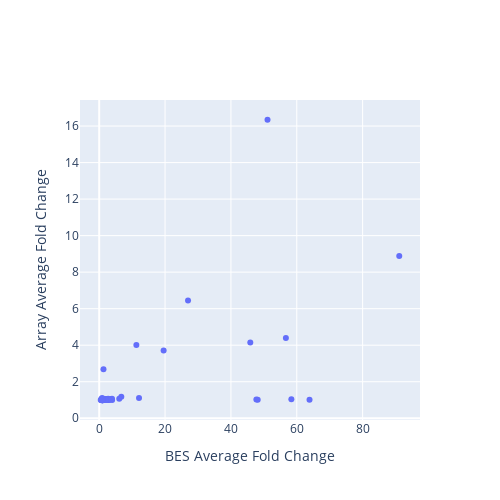

Notebook code for this chart:
### Code cell
# MC MES array
from plotly.subplots import make_subplots
import plotly.graph_objects as go
import plotly.io as pio

fig = make_subplots(
    rows=1,
    cols=1,
    #subplot_titles=["MES vs Main VSG"],
)

scatter = go.Scatter(
    x=merge['BES'],
    y=merge['array'],
    mode='markers',
    text=list(merge.index.values),
    hoverinfo='text',
    name='scatter',
    showlegend=False,
    # hovertemplate='%{text}'
)
fig.add_trace(scatter, row=1, col=1)

fig.update_layout(
    width=500,
    height=500,
    showlegend=False,
    hovermode='closest',
    xaxis_title="BES Average Fold Change",
    yaxis_title="Array Average Fold Change",
)

# Save as an exportable HTML file
pio.write_html(
    fig,
    file="BES_vs_array.html",   # change path/name if you like
    include_plotlyjs="cdn",
    full_html=True,
    auto_open=False,
)
fig

### Figure 1 — Plotly figure (JSON) as saved in the notebook; plotly's stock layout.template omitted (floating-point values rounded to 4 significant figures)
{"data": [{"hoverinfo": "text", "mode": "markers", "name": "scatter", "showlegend": false, "text": ["BDF2_1_KO48", "BDF3_1_KO24", "BET151_1_Drug12h", "BET151_1_Drug24h", "BET151_1_Drug3h", "BET151_1_Drug48h", "BET151_1_Drug6h", "BET151_1_Drug72h", "CAF1b_1_RNAi24", "CFB2_1_RNAi9", "DFO_1_DFO", "DFO_1_DFOFe", "DFO_1_Fe", "DRBD18_1_RNAi12", "H1_1_RNAi96", "H3H4_1_KOH3", "H3H4_1_KOH3J", "H3H4_1_KOH4", "H3H4_1_KOH4J", "H3H4_1_KOJ2", "H3H4_2_KO48", "H3H4_3_KO48", "H3_1_KOH3", "H3_1_KOH3J", "H3_1_KOJ", "IPMK_1_RNAi36", "IPMK_2_RNAi36", "MCMBP_1_KO24", "MCMBP_1_KO48", "PIP5Pase_1_KO", "PIP5Pase_2_D360A_N362A", "PNUTS_1_RNAi48", "RBP10_1_RNAi24", "RBP10_2_RNAi24", "RBP10_3_RNAi24", "RBP33_1_RNAi48", "RBP42_1_KO24", "RBP42_1_KO48", "RBP42_1_KO72", "RNaseH1_1_KO", "RNaseH2A_1_RNAi24", "RNaseH2A_2_RNAi36", "SET27_1_KO", "SET27_1_sKO", "SNF2PH_1_RNAi48", "TFR_1_RNAi24", "TbATR_1_RNAi24", "TbATR_2_RNAi36", "TbESB1_1_RNAi24", "TbESB1_2_KO48", "TbESB1_3_OE24", "TbHAT_1_RNAi48HAT1", "TbHAT_1_RNAi48HAT2", "TbPP1one_1_RNAi24", "TbPP1seven_1_RNAi24", "TbRAP1_1_2SD", "TbRAP1_1_5A", "TbRAP1_1_KO", "TbRAP1_2_dMyb", "TbSAP_1_RNAi72", "VEX1_1_Oe72", "VEX1_2_RNAi72", "VEX1_4_RNAi24", "VEX1_5_RNAi48", "VEX1_6_RNAi72", "VEX1and2_1_RNAi24", "VEX1and2_1_RNAi48", "VEX2_1_RNAi24", "VEX2_1_RNAi48", "ZC3H28_1_RNAi10", "ZC3H28_1_RNAi14", "ZC3H28_1_RNAi16", "ZC3H28_1_RNAi24", "ZC3H40_1_RNAi72", "ZC3H5_2_RNAi12", "ZC3H5_3_RNAi12", "ZC3H5_4_RNAi12", "ZC3H5_5_RNAi12"], "type": "scatter", "x": [1.055, 2.459, 1.0, 0.8629, 1.077, 0.7574, 1.02, 0.851, 3.508, 1.02, 1.004, 1.003, 1.009, 0.9988, 3.919, 1.559, 2.919, 1.0, 1.045, 0.7822, 2.109, 1.94, 2.317, 2.084, 0.8907, 1.016, 1.0, 2.588, 6.715, 51.11, 11.29, 2.397, 1.08, 1.0, 0.9698, 1.299, 1.238, 0.8984, 0.8792, 1.045, 1.577, 1.641, 3.886, 2.021, 1.197, 1.253, 2.423, 12.09, 1.923, 0.6729, 3.02, 0.4706, 0.9664, 45.88, 0.7454, 26.97, 19.57, 56.69, 91.11, 2.707, 6.089, 2.065, 1.276, 1.681, 2.034, 63.86, 58.35, 48.13, 47.73, 0.9916, 0.9377, 0.9282, 0.9158, 1.97, 0.981, 0.9138, 0.9476, 0.6629], "xaxis": "x", "y": [1.0, 1.026, 1.0, 1.0, 1.0, 1.0, 1.0, 1.038, 1.048, 0.9928, 1.0, 1.0, 1.0, 1.0, 1.0, 1.0, 1.0, 1.0, 1.0, 1.0, 1.05, 1.036, 1.0, 1.006, 1.0, 1.0, 1.0, 1.022, 1.175, 16.35, 4.017, 1.054, 1.0, 1.0, 1.0, 2.683, 1.001, 1.012, 1.115, 1.0, 1.0, 1.044, 1.062, 1.0, 1.0, 1.005, 1.014, 1.115, 1.016, 1.052, 1.0, 1.0, 1.002, 4.147, 1.0, 6.446, 3.709, 4.401, 8.888, 1.065, 1.073, 1.0, 1.0, 1.0, 1.0, 1.014, 1.035, 1.018, 1.028, 0.9884, 1.0, 0.9914, 0.986, 1.0, 1.064, 1.0, 1.0, 1.0], "yaxis": "y"}], "layout": {"height": 500, "hovermode": "closest", "showlegend": false, "width": 500, "xaxis": {"anchor": "y", "domain": [0, 1], "title": {"text": "BES Average Fold Change"}}, "yaxis": {"anchor": "x", "domain": [0, 1], "title": {"text": "Array Average Fold Change"}}}}
